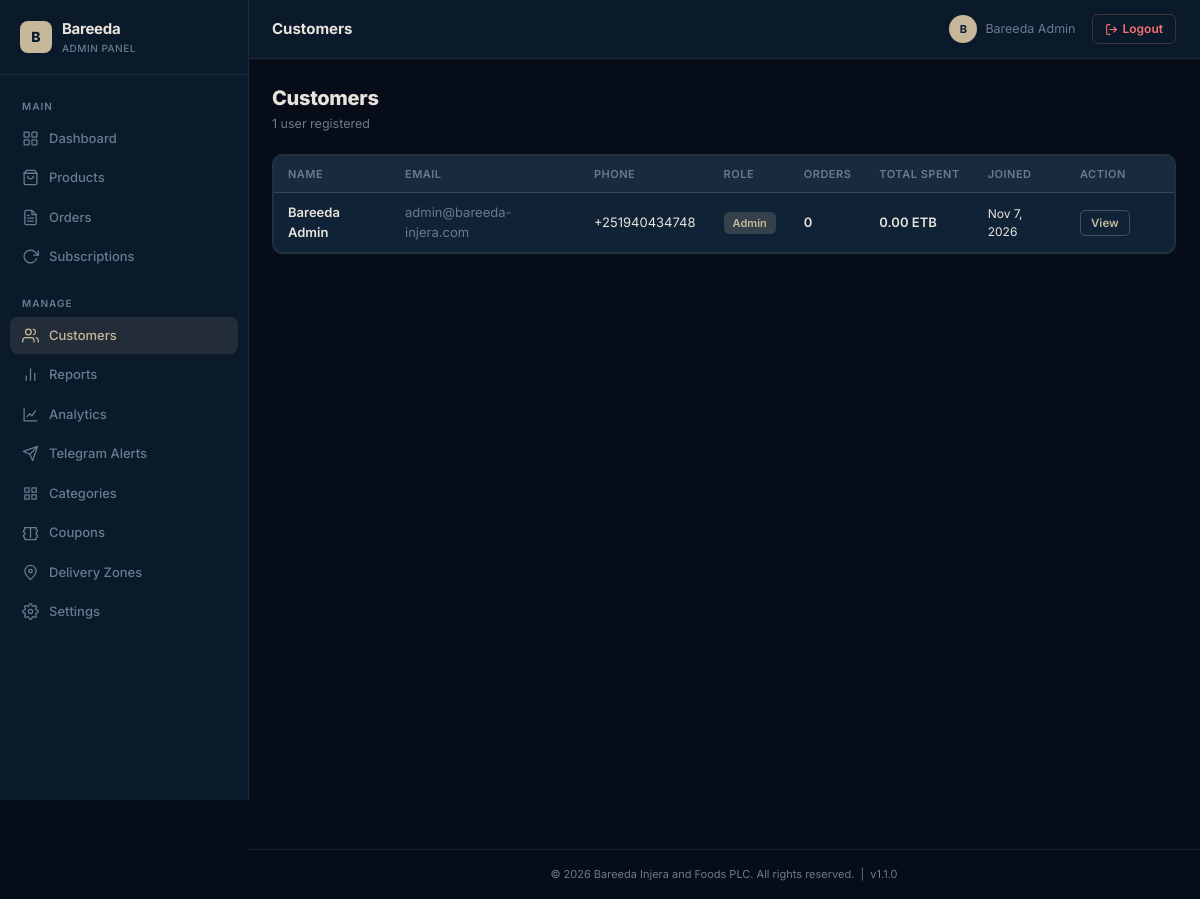
Page /admin/users (signed in) on the committed database.
### tables this page shows
CREATE TABLE IF NOT EXISTS `users` (
    `id` INT UNSIGNED NOT NULL AUTO_INCREMENT,
    `email` VARCHAR(255) NOT NULL,
    `password_hash` VARCHAR(255) NOT NULL,
    `first_name` VARCHAR(100) NOT NULL,
    `last_name` VARCHAR(100) NOT NULL,
    `phone` VARCHAR(20) DEFAULT NULL,
    `address` TEXT DEFAULT NULL,
    `city` VARCHAR(100) DEFAULT NULL,
    `role` ENUM('customer','admin') NOT NULL DEFAULT 'customer',
    `created_at` DATETIME NOT NULL DEFAULT CURRENT_TIMESTAMP,
    `updated_at` DATETIME NOT NULL DEFAULT CURRENT_TIMESTAMP ON UPDATE CURRENT_TIMESTAMP,
    PRIMARY KEY (`id`),
    UNIQUE KEY `uq_users_email` (`email`),
    KEY `idx_users_role` (`role`)
);

### views/admin/user/index.php (the view, shortened to what the rows shown need)
<?php if (empty($users)): ?>
    <div class="adm-card">
        <div class="adm-empty">
            <svg viewBox="0 0 24 24"><path d="M17 21v-2a4 4 0 00-4-4H5a4 4 0 00-4 4v2"/><circle cx="9" cy="7" r="4"/></svg>
            <p>No customers registered yet.</p>
        </div>
    </div>
<?php else: ?>
    <div class="adm-card" style="padding:0;">
        <div class="adm-table-wrap">
            <table class="adm-table">
                <thead>
                    <tr>
                        <th>Name</th>
                        <th>Email</th>
                        <th>Phone</th>
                        <th>Role</th>
                        <th>Orders</th>
                        <th>Total Spent</th>
                        <th>Joined</th>
                        <th style="width:80px;">Action</th>
                    </tr>
                </thead>
                <tbody>
                    <?php foreach ($users as $user): ?>
                    <tr>
                        <td class="adm-fw-600"><?= sanitize($user['first_name'] . ' ' . $user['last_name']) ?></td>
                        <td>
                            <a href="mailto:<?= sanitize($user['email']) ?>" class="adm-text-muted"><?= sanitize($user['email']) ?></a>
                        </td>
                        <td class="adm-text-muted"><?= !empty($user['phone']) ? sanitize($user['phone']) : '&mdash;' ?></td>
                        <td>
                            <span class="adm-badge adm-badge-<?= $user['role'] ?>"><?= ucfirst($user['role']) ?></span>
                        </td>
                        <td class="adm-fw-600"><?= (int) ($user['order_count'] ?? 0) ?></td>
                        <td class="adm-fw-600"><?= formatPrice((float) ($user['total_spent'] ?? 0)) ?></td>
                        <td class="adm-text-muted adm-text-sm"><?= formatDate($user['created_at'], 'M j, Y') ?></td>
                        <td>
                            <a href="/admin/users/<?= $user['id'] ?>" class="adm-btn adm-btn-sm adm-btn-outline">View</a>
                        </td>
                    </tr>
                    <?php endforeach; ?>
                </tbody>
            </table>
        </div>
    </div>
<?php endif; ?>

### views/admin/layout.php (shortened to what the rows shown need)
<?php
$_adminUser = $GLOBALS['auth']->user();
?>
<!DOCTYPE html>
<html lang="en">
<head>
    <link rel="stylesheet" href="<?= asset('css/design-system.css') ?>">
</head>
<body>
<header class="adm-topbar">
    <div class="adm-topbar-right">
        <div class="adm-topbar-user">
            <div class="avatar"><?= strtoupper(substr($_adminUser['first_name'] ?? 'A', 0, 1)) ?></div>
            <span><?= sanitize(($_adminUser['first_name'] ?? 'Admin') . ' ' . ($_adminUser['last_name'] ?? '')) ?></span>
        </div>
    </div>
</header>
<main class="adm-main">
    <?php if (isset($contentFile) && file_exists($contentFile)): ?>
        <?php require $contentFile; ?>
    <?php else: ?>
        <div class="adm-empty">
            <p>View file not found.</p>
        </div>
    <?php endif; ?>
</main>
</body>
</html>

### rows in the picture
users: first_name "B", first_name+last_name "Bareeda Admin", email "admin@bareeda-injera.com", phone "+251940434748", role "Admin", order_count "0", total_spent "0.00 ETB", created_at "Nov 7, 2026"

### other values in the picture
$pageTitle "Customers"
$total "1"
APP_VERSION "1.1.0"
